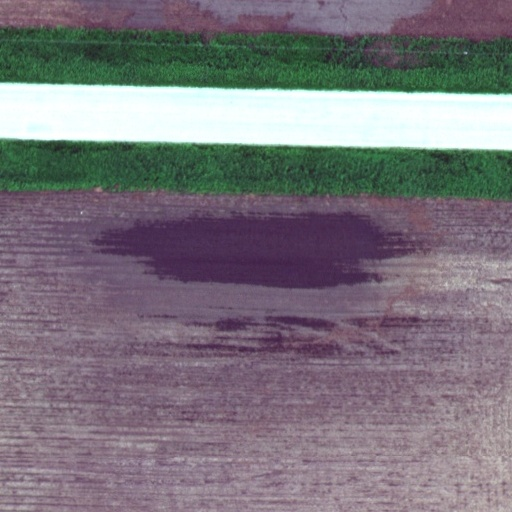
#> input picture agrinet/datasets/Agriculture-Vision-2021/mini_dataset/train/images/rgb/1238UQC9Y_4505-527-5017-1039.jpg, 512 x 512 px, given in place of 1238UQC9Y_4505-527-5017-1039.png, which was not available
$ jupyter execute --allow-errors eda_and_normalization.ipynb   (text cells are left out)
#> lines starting #> are read from the running program, lines starting #| are printed output that depends on the picture; pictures that were not available may be replaced by others from this repository, and a replacement may not be noted
[cell 1]
from concurrent.futures import (
    ThreadPoolExecutor,
    as_completed,
)
import matplotlib.image as mpimg
import matplotlib.pyplot as plt
import seaborn as sns
from enum import Enum
from tqdm import tqdm
from PIL import Image
import pandas as pd
import numpy as np
import cv2
import os

[cell 2]
CALCULATE = False
IMAGE_WIDTH = IMAGE_HEIGHT = 512

[cell 3]
BASE_DIR = os.path.abspath("")
OUTPUT_FOLDER_PATH = os.path.join(BASE_DIR, "output")

BASE_DIR, OUTPUT_FOLDER_PATH

[cell 4]
dataset_name = "_mini_dataset"
dataset_path = os.path.join(BASE_DIR, dataset_name)
dataset_train_path = os.path.join(dataset_path, "train")
dataset_val_path = os.path.join(dataset_path, "val")
dataset_test_path = os.path.join(dataset_path, "test")
dataset_name, dataset_train_path

[cell 5]
LABELS = {
    0: "drydown",
    1: "nutrient_deficiency",
    2: "weed_cluster",
    3: "water",
    4: "endrow",
    5: "double_plant",
    6: "waterway",
    7: "storm_damage",
    8: "planter_skip",
}

[cell 6]
def check_pixels(
    image_array: np.ndarray, check_for_pixels: int, mode: str = "any"
) -> bool:
    """mode: any | all"""
    if mode == "any":
        return np.any(image_array == check_for_pixels)
    return np.all(image_array == check_for_pixels)


def is_blank_mask(filepath: str, check_for_pixels: int = 0) -> bool:
    try:
        img = Image.open(filepath).convert("L")
        return check_pixels(
            image_array=np.array(img),
            check_for_pixels=check_for_pixels,  # black
            mode="all",
        )
    except FileNotFoundError:
        # Return False if the file doesnt exist
        return False


def is_label_mask(filepath: str, *, check_for_pixels: int = 255) -> bool:
    try:
        img = Image.open(filepath).convert("L")
        return check_pixels(
            image_array=np.array(img),
            check_for_pixels=check_for_pixels,
            mode="any",
        )
    except FileNotFoundError:
        # Return False if the file doesnt exist
        return False


def process_label_mask(
    filename: str, labels_path: str, *, ext: str = ".png"
) -> list[int]:
    return [
        (
            1
            if is_label_mask(os.path.join(labels_path, label_name, f"{filename}{ext}"))
            else 0
        )
        for label_name in LABELS.values()
    ]


def process_label_masks_concurrent(
    target_images_paths: list[str],
    labels_path: str,
    *,
    ext: str = ".png",
    max_workers: int = None,
) -> pd.DataFrame:
    max_workers = max_workers or cpu_get_max_workers()
    data = []
    columns = ["ID"] + list(LABELS.values())

    def process_single(filepath: str):
        filename, _ = os.path.splitext(os.path.basename(filepath))
        label_results = process_label_mask(
            filename=filename, labels_path=labels_path, ext=ext
        )
        return [filename] + label_results

    with ThreadPoolExecutor(max_workers=max_workers) as executor:
        futures = {
            executor.submit(process_single, fp): fp for fp in target_images_paths
        }
        for future in tqdm(
            as_completed(futures),
            total=len(futures),
            desc="Processing masks",
            unit="file",
        ):
            data.append(future.result())

    return pd.DataFrame(data, columns=columns)


def cpu_get_max_workers() -> int:
    return os.cpu_count() or 1


def get_filepaths(path: str, *, exts: list[str] = []) -> list[str]:
    return [
        os.path.join(path, filename)
        for filename in os.listdir(path)
        if not exts or os.path.splitext(filename)[1] in exts
    ]

[cell 7]
def _test():
    path = os.path.join(dataset_train_path, "labels", "endrow")
    mask1 = os.path.join(path, "2I4YH4WR2_1724-5674-2236-6186.png")
    mask2 = os.path.join(path, "1BFUWHD9T_2585-1539-3097-2051.png")
    assert is_label_mask(mask1) == True
    assert is_label_mask(mask2) == False
    is_label_mask(mask1)


try:
    _test()
except AssertionError as e:
    print(f"Failed pass all test: {e}")
except Exception as e:
    print(f"Error: {e}")

[cell 8]
def _test():
    limit = 10
#> limit = 10
    exts = [
        ".jpg",
    ]
    path = os.path.join(dataset_train_path, "images", "rgb")
    target_images_paths = get_filepaths(path, exts=exts)[:limit]
#> target_images_paths = 1 item
    labels_path = os.path.join(dataset_train_path, "labels")

    df = process_label_masks_concurrent(
        target_images_paths=target_images_paths,
        labels_path=labels_path,
    )
#> call 2 of is_label_mask, with check_for_pixels = 255
#> in is_label_mask (call 2), `img = Image.open(filepath).convert("L")`:
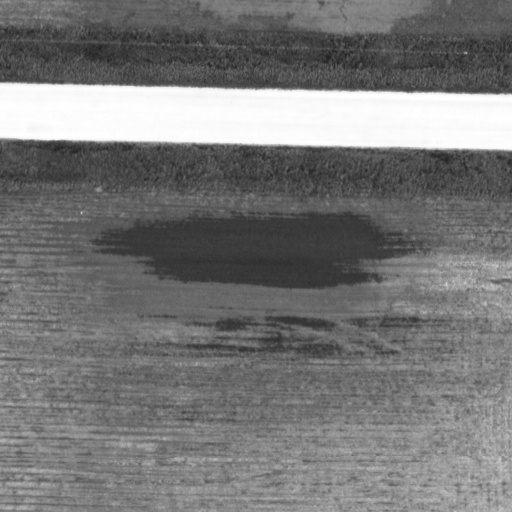
#> img: PIL image 512x512 L; min 31, max 255, mean 119.4
#> in process_single, `label_results = process_label_mask( filename=filename, labels_path=lab..`: label_results = [1, 1, 1, 1, 1, 1, 1, 1, 1]
#> in process_label_masks_concurrent, `futures = { executor.submit(process_single, fp): fp for fp in target_i..`: futures = 1 item
#> the loop in process_label_masks_concurrent, `for future in tqdm( as_completed(futures), total=len(futures), desc="P..` made 1 pass
#> after the loop in process_label_masks_concurrent, `for future in tqdm(`: data = [['1238UQC9Y_4505-527-5017-1039', 1, 1, 1, 1, 1, 1, 1, 1, 1]]
#> df = table of 1 rows and 10 columns
    print(df.head())
#> (printed output is left out)


try:
    _test()
except AssertionError as e:
    print(f"Failed pass all test: {e}")
except Exception as e:
    print(f"Error: {e}")

[cell 9]
def verify():
    path = os.path.join(dataset_train_path, "images", "rgb")
    target_images_paths = get_filepaths(path)
    labels_path = os.path.join(dataset_train_path, "labels")

    df = process_label_masks_concurrent(
        target_images_paths=target_images_paths,
        labels_path=labels_path,
    )

    df.to_csv(filename, index=False)

[cell 10]
dn = dataset_name.replace("/", "").lower()
filename = f"{dn}_processed_masks.csv"

if CALCULATE:
    verify()
#> (the rest of this cell did not finish here and is left out)

#> (a cell that did not finish here is left out)

#> (a cell that did not finish here is left out)

#> (a cell that did not finish here is left out)

[cell 14]
def find_by_path(base_name: str, search_path: str) -> list:
    matching_files = []
    base_name = base_name.strip()
    for root, dirs, files in os.walk(search_path):
        for file in files:
            if os.path.splitext(file)[0] == base_name:
                matching_files.append(os.path.join(root, file))
    return matching_files


def show_image_by_id(
    image_id: str,
    search_path: str,
    *,
    max_columns: int = 3,
    exclude_blank: bool = True,
) -> None:
    matches = find_by_path(base_name=image_id, search_path=search_path)
    if exclude_blank:
        matches = [path for path in matches if not is_blank_mask(path)]
    if not (matches):
        return print(f"No matches found for image: {image_id}")

    # Calculate grid size
    n_images = len(matches)
    n_cols = min(max_columns, n_images)
    n_rows = (n_images + n_cols - 1) // n_cols

    fig, axes = plt.subplots(n_rows, n_cols, figsize=(15, 5 * n_rows))
    axes = axes.flatten() if n_images > 1 else [axes]  # Handle single image case

    for ax, img_path in zip(axes, matches):
        img = mpimg.imread(img_path)
        ax.imshow(img)
        ax.axis("off")
        p = os.path.basename(os.path.dirname(img_path))
        f = os.path.basename(img_path)
        ax.set_title(f"{p}/{f}")

    # Hide any extra axes if the grid is larger than the number of images
    for ax in axes[len(matches) :]:
        ax.axis("off")

    plt.tight_layout()
    plt.show()

[cell 15]
def _test():
    image_id = "11TAQJ6ET_1995-8426-2507-8938"
    show_image_by_id(
        image_id=image_id,
        search_path=dataset_train_path,
    )


try:
    _test()
except AssertionError as e:
    print(f"Failed pass all test: {e}")
except Exception as e:
    print(f"Error: {e}")

#> (a cell that did not finish here is left out)

#> (a cell that did not finish here is left out)

#> (a cell that did not finish here is left out)

#> (a cell that did not finish here is left out)

[cell 20]
show_image_by_id(
    image_id="LWJ3IKMP1_9251-3137-9763-3649",
    search_path=dataset_train_path,
)

#> (a cell that did not finish here is left out)

#> (a cell that did not finish here is left out)

#> (a cell that did not finish here is left out)

#> (a cell that did not finish here is left out)

[cell 25]
images_path = os.path.join(dataset_train_path, "images")
rgb_images_path = os.path.join(images_path, "rgb")
nir_images_path = os.path.join(images_path, "nir")
rgb_images_path

[cell 26]
def _show_rgbn_image_as_rgb_and_nir(rgbn: np.ndarray) -> None:
    fig, axs = plt.subplots(1, 2, figsize=(12, 6))

    # RGB Visualization
    axs[0].imshow(rgbn[..., :3])
    axs[0].set_title("RGB")
    axs[0].axis("off")

    # NIR Visualization
    axs[1].imshow(rgbn[..., 3], cmap="gray")
    axs[1].set_title("NIR")
    axs[1].axis("off")

    plt.tight_layout()
    plt.show()


def _show_rgbn_image_by_channels(rgbn: np.ndarray) -> None:
    channels = "RGB"
    fig, axs = plt.subplots(1, 3, figsize=(12, 6))
    for i, channel in enumerate(channels):
        axs[i].imshow(rgbn[..., i], cmap="gray")
        axs[i].set_title(channel)
        axs[i].axis("off")

    plt.tight_layout()
    plt.show()


def save_rgbn_image(rgbn_image: np.ndarray, output_path: str) -> str:
    """Save as a .png file (4 channels)"""
    filename, _ = os.path.splitext(output_path)
    output_path = f"{output_path}.png"
    cv2.imwrite(output_path, cv2.cvtColor(rgbn_image, cv2.COLOR_RGBA2BGRA))
    return output_path


def load_rgbn_image(path: str) -> np.ndarray:
    rgbn_image = cv2.imread(path, cv2.IMREAD_UNCHANGED)
    return rgbn_image


def get_rgbn_image(
    nir_image_path: str,
    rgb_image_path: str,
) -> np.ndarray | None:
    if not all([os.path.exists(i) for i in [nir_image_path, rgb_image_path]]):
        return

    nir_image = cv2.imread(nir_image_path, cv2.IMREAD_GRAYSCALE)
    rgb_image = cv2.imread(rgb_image_path, cv2.IMREAD_COLOR)

    # Resize NIR image to match the RGB image, if necessary
    nir_image = cv2.resize(nir_image, (rgb_image.shape[1], rgb_image.shape[0]))

    # Merge the RGB image with NIR (creating a 4-channel image)
    rgbn = np.dstack((rgb_image, nir_image))
    return rgbn

[cell 27]
def _test():
    image_name = "11TAQJ6ET_1995-8426-2507-8938.jpg"

    nir_image_path = os.path.join(nir_images_path, image_name)
    rgb_image_path = os.path.join(rgb_images_path, image_name)

    get_rgbn_image(nir_image_path=nir_image_path, rgb_image_path=rgb_image_path)
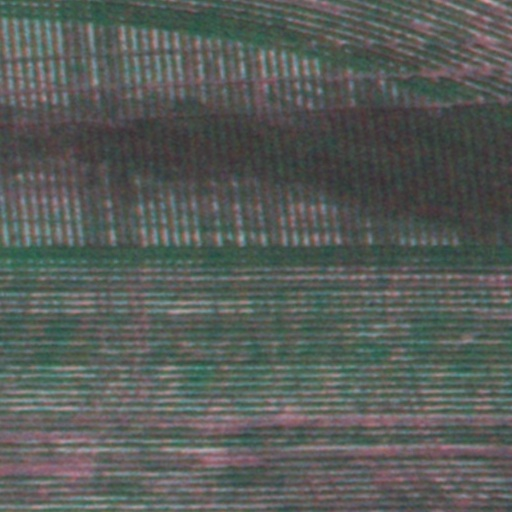
#> input picture agrinet/datasets/Agriculture-Vision-2021/output/11TAQJ6ET_1995-8426-2507-8938.png, 512 x 512 px, given in place of 11TAQJ6ET_1995-8426-2507-8938.jpg, which was not available
#> in get_rgbn_image, `nir_image = cv2.imread(nir_image_path, cv2.IMREAD_GRAYSCALE)`:
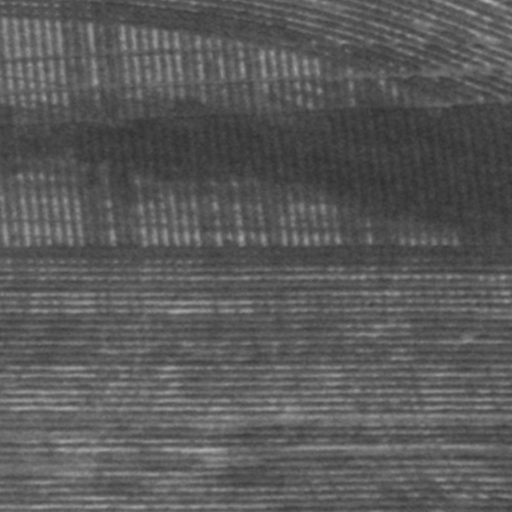
#> nir_image: shape (512, 512); min 49, max 177, mean 89.4
#> in get_rgbn_image, rgb_image is the input picture: shape (512, 512, 3); mean B, G, R 88.2, 91.8, 86.8

    rgbn = get_rgbn_image(
        nir_image_path=nir_image_path,
        rgb_image_path=rgb_image_path,
    )
    if rgbn is None:
        raise AssertionError(f"Failed load nir + rgb for image {image_name}")

    # Save and load image
    output_path = os.path.join(OUTPUT_FOLDER_PATH, image_name)
    path = save_rgbn_image(rgbn, output_path=output_path)
    rgbn = load_rgbn_image(path)
    print(rgbn.shape)
#| (512, 512, 4)

    _show_rgbn_image_as_rgb_and_nir(rgbn=rgbn)
#> in _show_rgbn_image_as_rgb_and_nir, `plt.show()`:
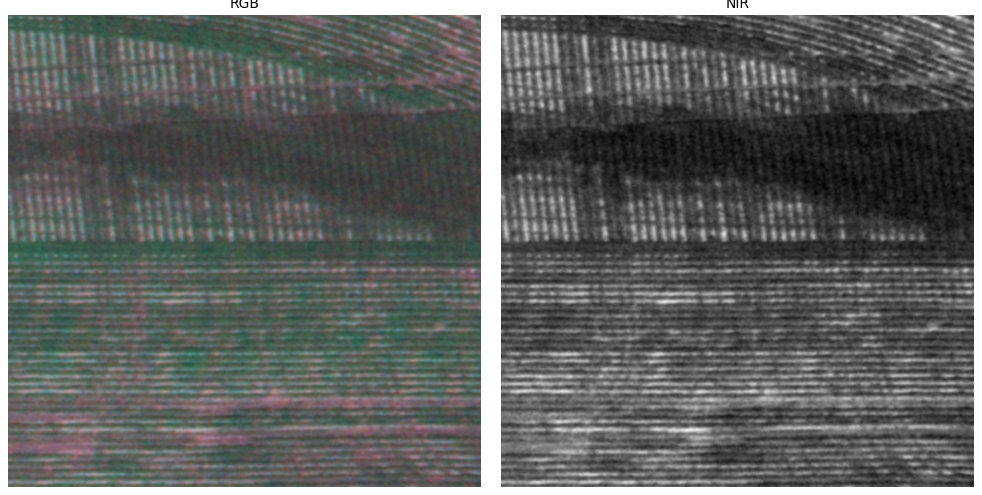
#> figure drawn by matplotlib, 2 panels
    _show_rgbn_image_by_channels(rgbn=rgbn)
#> in _show_rgbn_image_by_channels, `plt.show()`:
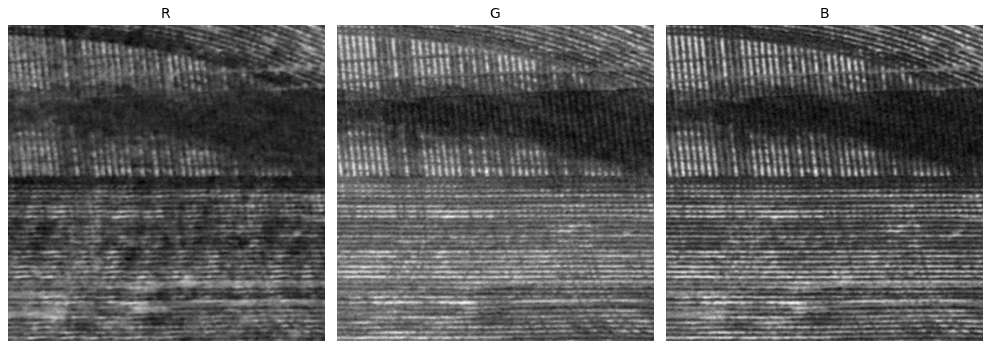
#> figure drawn by matplotlib, 3 panels
